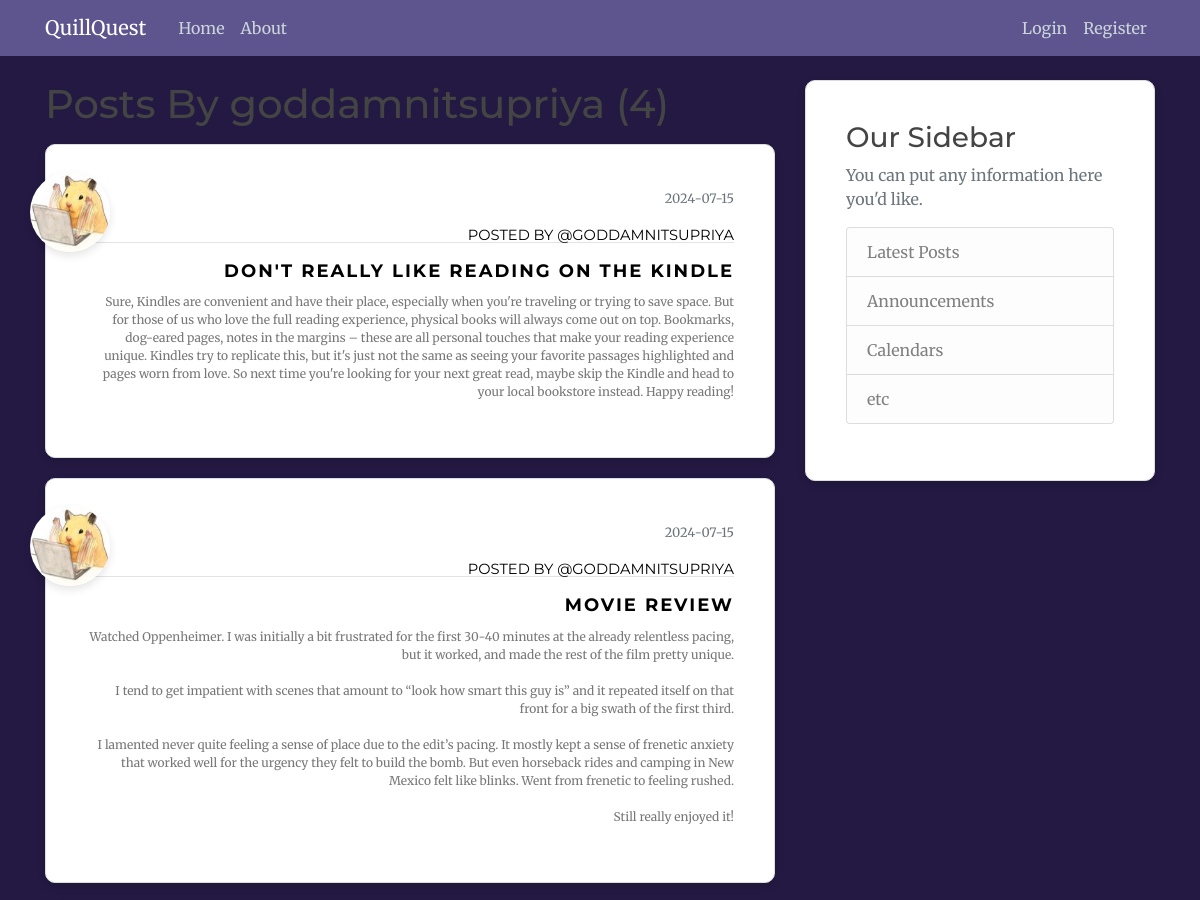
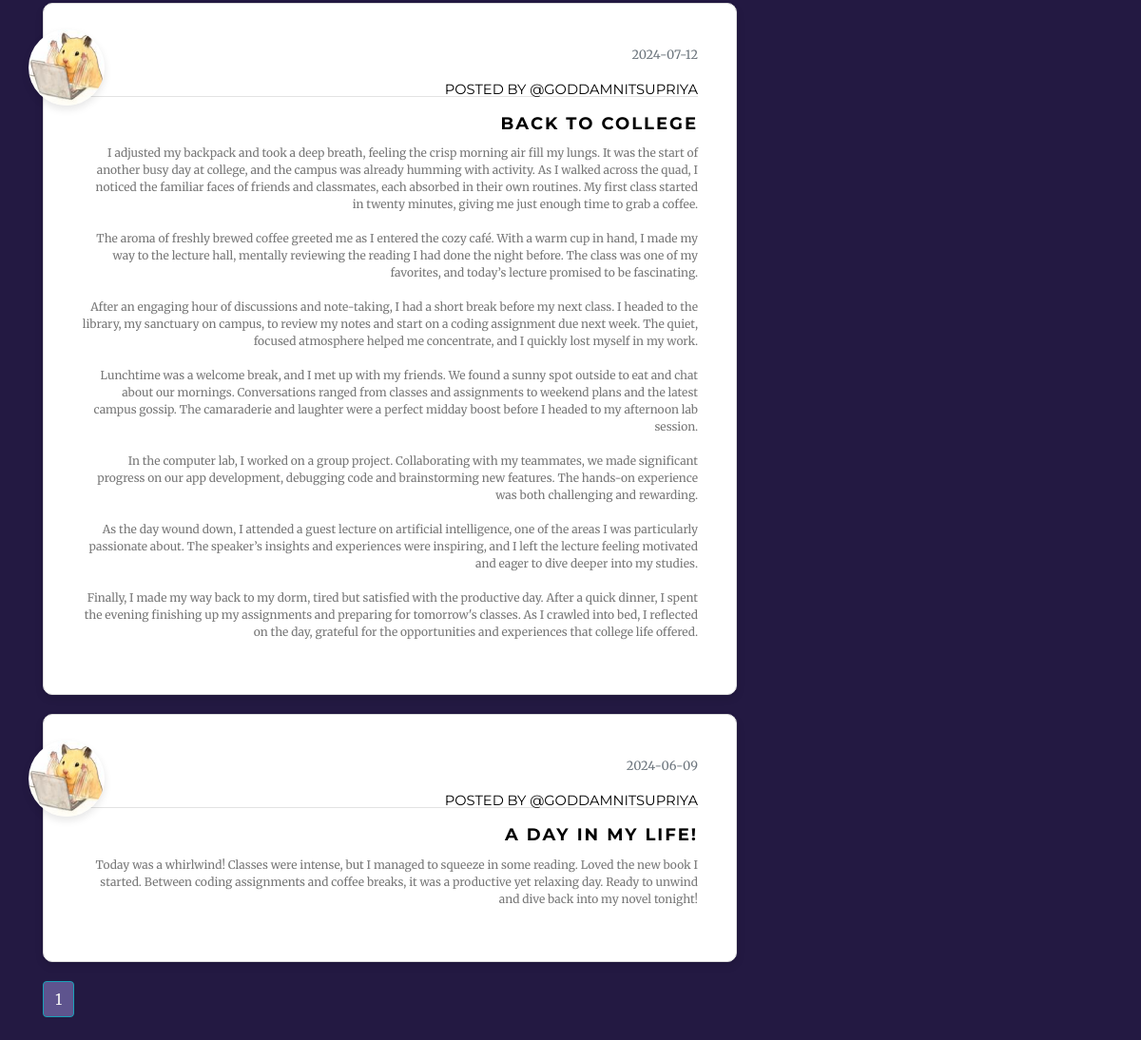
The page /user/goddamnitsupriya on the database its author committed (2 pictures, top to bottom).
### flaskblog/models.py (models this page shows, shortened)
class User(db.Model, UserMixin): #import from db.Model
    __tablename__ = "user"
    id = db.Column(db.Integer, primary_key= True )
    username = db.Column(db.String(20), unique= True, nullable= False)
    email = db.Column(db.String(120), unique= True, nullable= False)
    image_file = db.Column(db.String(120), nullable= False, default = 'default.jpeg') #hashing for length
    password = db.Column(db.String(60), nullable= False)
    posts = db.relationship ('Post', backref = 'author', lazy =  True) #one-to-many relationship; backref: author attribute to get user of post ; lazy: loads in one go

class Post(db.Model):
    __tablename__ = "post"
    id = db.Column(db.Integer, primary_key= True )
    title = db.Column(db.String(100), nullable= False)
    date_posted= db.Column(db.DateTime, nullable= False, default= datetime.utcnow ) # no (): function as arguement; not current time
    content = db.Column(db.Text, nullable= False)
    user_id = db.Column( db.Integer, db.ForeignKey('user.id'), nullable = False) #lowercase user not class; table and column name

### flaskblog/users/routes.py (the view)
@users.route("/user/<string:username>")
def user_posts(username):
    page = request.args.get('page',1,type=int)
    user = User.query.filter_by(username = username).first_or_404() #getting the user
    posts = Post.query.filter_by(author = user)\
            .order_by(Post.date_posted.desc())\
            .paginate(per_page= 5)  #filter by the user who is the author of the posts
    return render_template('user_posts.html',  posts = posts, user = user)

### flaskblog/templates/user_posts.html
{% extends "layout.html" %}
{% block content %}
    <h1 class="mb-3"> Posts By {{ user.username }} ({{ posts.total }}) </h1>
    {% for post in posts.items %}
      <article class="media content-section">
        <img class="rounded-circle article-img" style="width: 80px; height: 80px; box-shadow: 0 4px 8px rgba(0, 0, 0, 0.1);" src="{{ url_for('static', filename='profile_pics/' + post.author.image_file) }}">
        <div class="media-body" style="text-align: right;">
            <div class="article-metadata">
              <small class="text-muted"> {{ post.date_posted.strftime('%Y-%m-%d') }}</small>
              <br>
              <a style="font-size: 11pt;" href="{{  url_for('users.user_posts', username=post.author.username)  }}"> posted by @{{ post.author.username }}</a>
            </div>
            <h2> <a class="article-title"  style="font-weight:bold;" href="{{ url_for('posts.post', post_id=post.id) }}">{{ post.title }}</a> </h2>
            <p class="article-content">{{ post.content }}</p>
        </div>
      </article>
    {% endfor %}
    {% for page_num in posts.iter_pages( left_edge = 1, right_edge=1, left_current=1, right_current=2 ) %}
      {% if page_num %}
        {% if posts.page == page_num %}
        <a href= " {{ url_for('users.user_posts', username=user.username, page=page_num)  }} " class= "btn btn-info mb-4" style="color: whitesmoke; background-color: #5e548e;" > {{ page_num }} </a>
        {% else %}
        <a href= " {{ url_for('users.user_posts', username=user.username, page=page_num) }} " class= "btn btn-outline-info mb-4"> {{ page_num }} </a>
        {% endif %}
      {% else %}
        ...
      {% endif %}
    {% endfor %}
{% endblock %}

### flaskblog/static/main.css (style rules this page uses)
body { background: #231942; color: #777; font-family: 'Merriweather', serif; font-size: 16px; margin-top: 5rem; }
h1, h2, h3, h4, h5, h6 { color: #444444; font-family: 'Montserrat', sans-serif; }
.content-section { background: #ffffff; padding: 40px; border: 1px solid #dddddd; border-radius: 10px; box-shadow: 0 4px 8px rgba(0, 0, 0, 0.1); margin-bottom: 20px; position: relative; transition: 0.4s; }
.content-section::before { content: ""; position: absolute; bottom: 0; height: 2px; width: 0%; background: #333333; right: 0; transition: width 0.4s; }
.article-title { color: black; font-size: 18px; margin-top: 25px; letter-spacing: 2px; text-transform: uppercase; }
.article-content { white-space: pre-line; font-size: 12px; }
.article-img { height: 65px; width: 65px; margin-right: 16px; position: absolute; top: 27px; left: -16px; cursor: pointer; }
.article-metadata { padding-bottom: 1px; margin-bottom: 4px; border-bottom: 1px solid #e3e3e3; }
.article-metadata a { font-family: 'Montserrat', sans-serif; font-size: 12px; text-transform: uppercase; color: black; margin-top: 10px; transition: 0.4s; display: inline-block; top: 5px; position: relative; }

### rows shown on the page
User: username "goddamnitsupriya"
Post: image_file (picture), date_posted "2024-07-15", author.username "GODDAMNITSUPRIYA", title "DON'T REALLY LIKE READING ON THE KINDLE", content "Sure, Kindles are convenient and have their place, especially when you're traveling or trying to save space. But for those of us who love the full reading experience, physical books will always come out on top. Bookmarks, dog-eared pages, notes in the margins – these are all personal touches that make your reading experience unique. Kindles try to replicate this, but it's just not the same as seeing your favorite passages highlighted and pages worn from love. So next time you're looking for your next great read, maybe skip the Kindle and head to your local bookstore instead. Happy reading!"
Post: image_file (picture), date_posted "2024-07-15", author.username "GODDAMNITSUPRIYA", title "MOVIE REVIEW", content "Watched Oppenheimer. I was initially a bit frustrated for the first 30-40 minutes at the already relentless pacing, but it worked, and made the rest of the film pretty unique. I tend to get impatient with scenes that amount to “look how smart this guy is” and it repeated itself on that front for a big swath of the first third. I lamented never quite feeling a sense of place due to the edit’s pacing. It mostly kept a sense of frenetic anxiety that worked well for the urgency they felt to build the bomb. But even horseback rides and camping in New Mexico felt like blinks. Went from frenetic to feeling rushed. Still really enjoyed it!"
Post: image_file (picture), date_posted "2024-07-12", author.username "GODDAMNITSUPRIYA", title "BACK TO COLLEGE", content "I adjusted my backpack and took a deep breath, feeling the crisp morning air fill my lungs. It was the start of another busy day at college, and the campus was already humming with activity. As I walked across the quad, I noticed the familiar faces of friends and classmates, each absorbed in their own routines. My first class started in twenty minutes, giving me just enough time to grab a coffee. The aroma of freshly brewed coffee greeted me as I entered the cozy café. With a warm cup in hand, I made my way to the lecture hall, mentally reviewing the reading I had done the night before. The class was one of my favorites, and today’s lecture promised to be fascinating. After an engaging hour…"
Post: image_file (picture), date_posted "2024-06-09", author.username "GODDAMNITSUPRIYA", title "A DAY IN MY LIFE!", content "Today was a whirlwind! Classes were intense, but I managed to squeeze in some reading. Loved the new book I started. Between coding assignments and coffee breaks, it was a productive yet relaxing day. Ready to unwind and dive back into my novel tonight!"

### other values the page prints
{{ posts.total }} "4"
{{ page_num }} "1"
